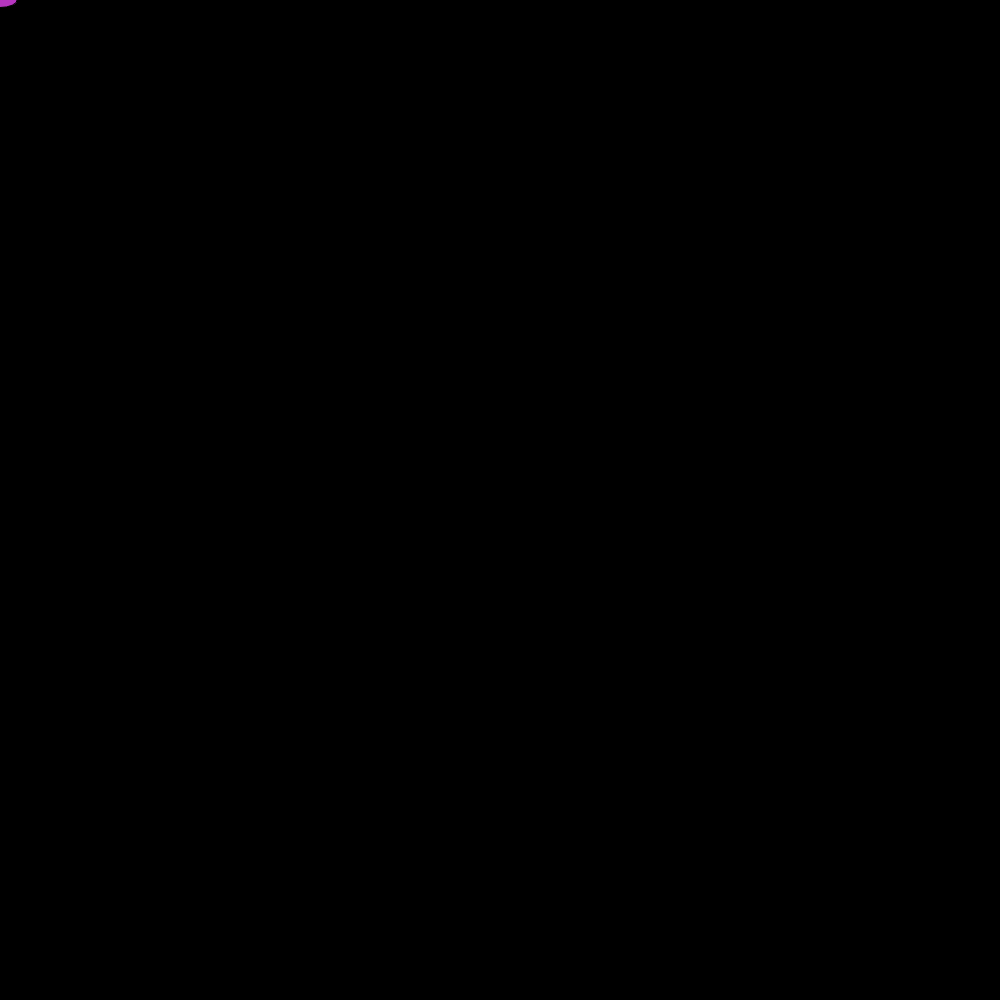
Frame 1 (no input)
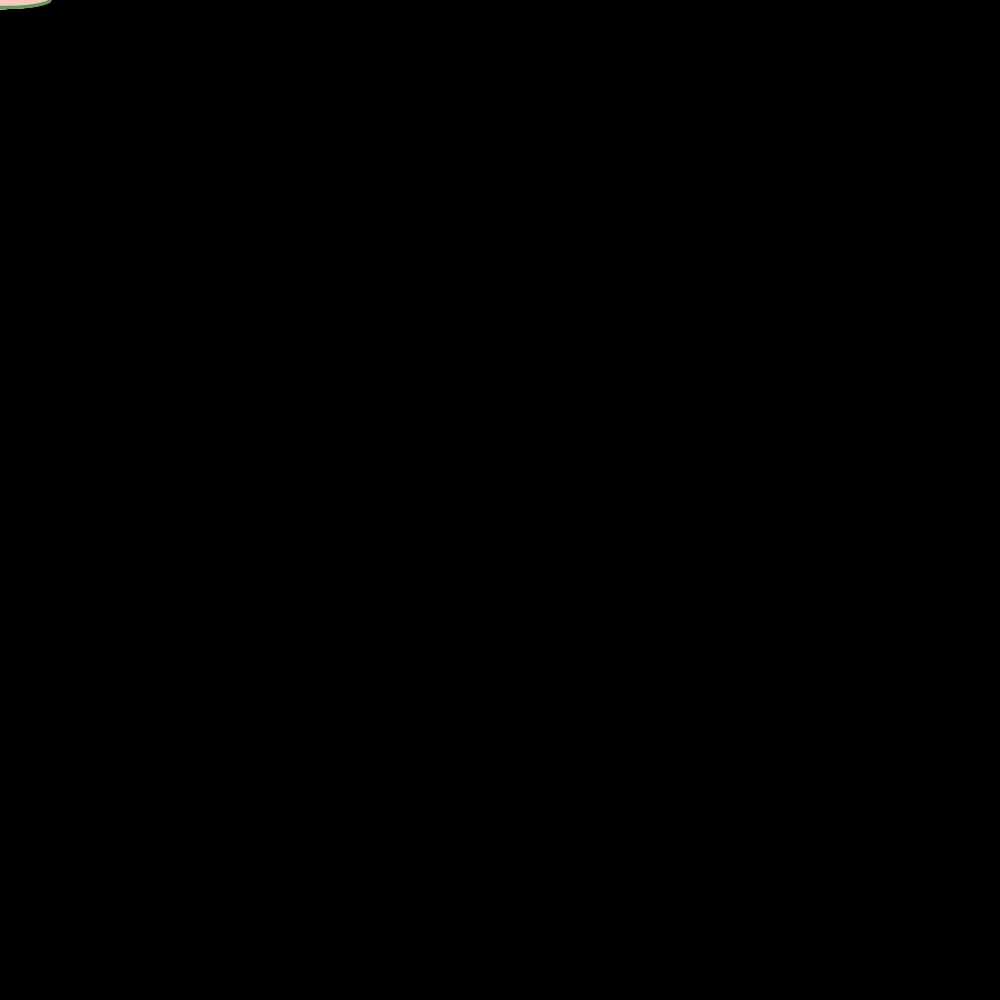
Frame 60 (no input)
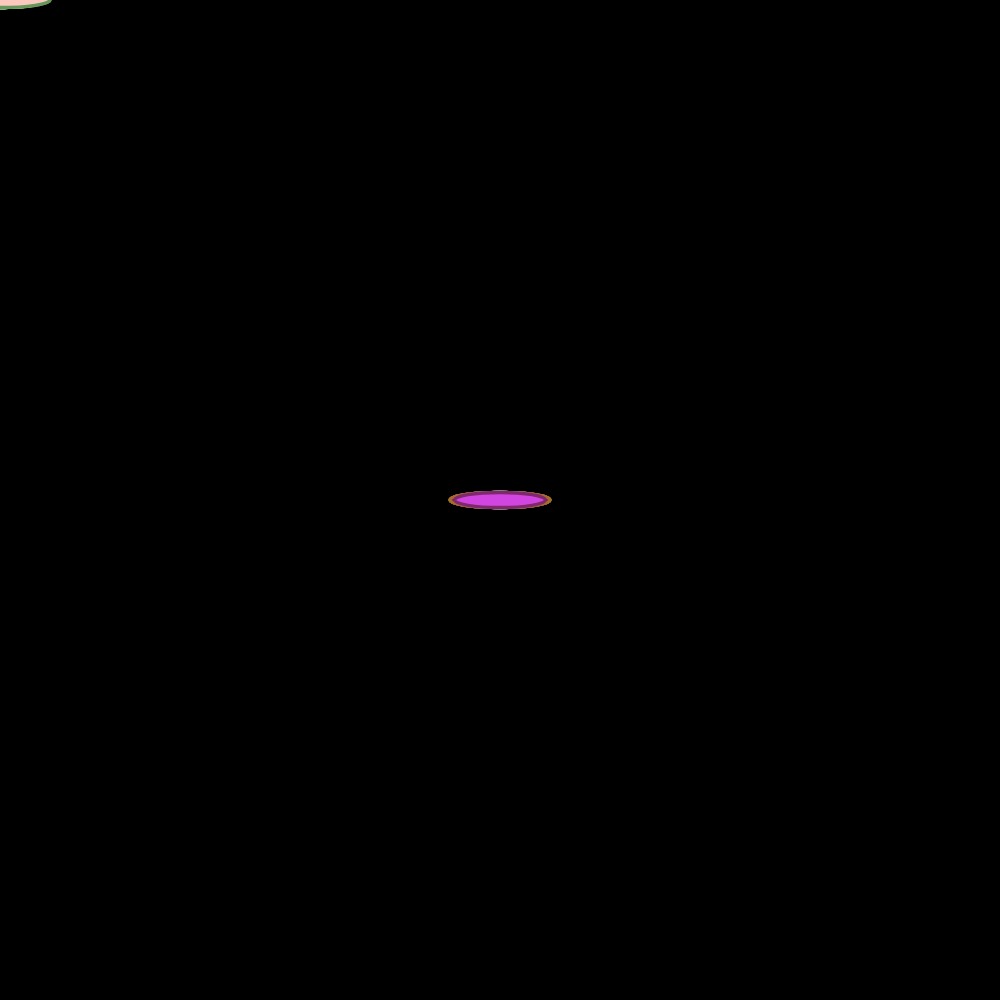
Frame 120 (the mouse pressed at the canvas centre since frame 60)

The p5.js sketch that drew these frames (run headless with seeded random() and noise() and a simulated clock; from frame 60 on, the mouse is pressed at the canvas centre):

// p5.js sketch
// ── sketch.js
function setup() {
  createCanvas (1000,1000)
  background (0)

}
function draw (){
 fill (random (0,255),random (0,255),random (0,255)); 
ellipse (mouseX,mouseY,random(0,100),15)
  stroke(random (0,255),random (0,255),random (0,255))
strokeWeight (3.3)
}
